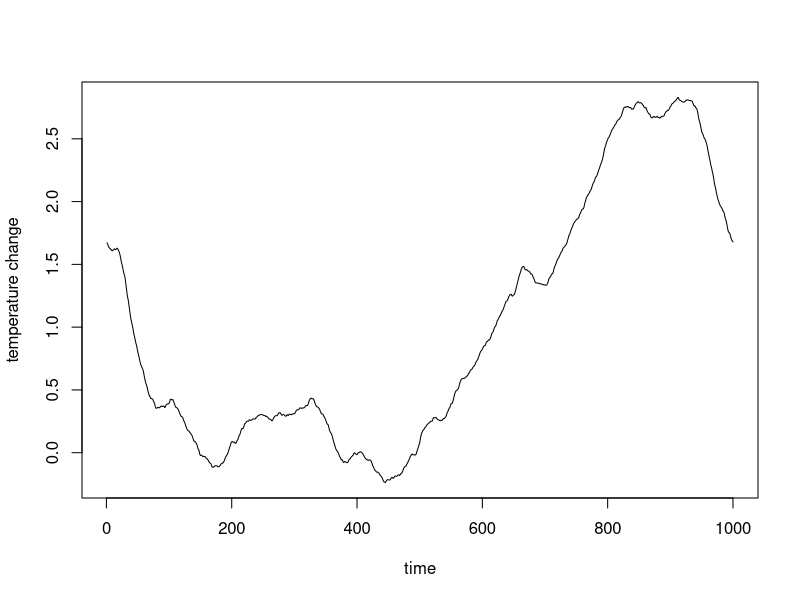
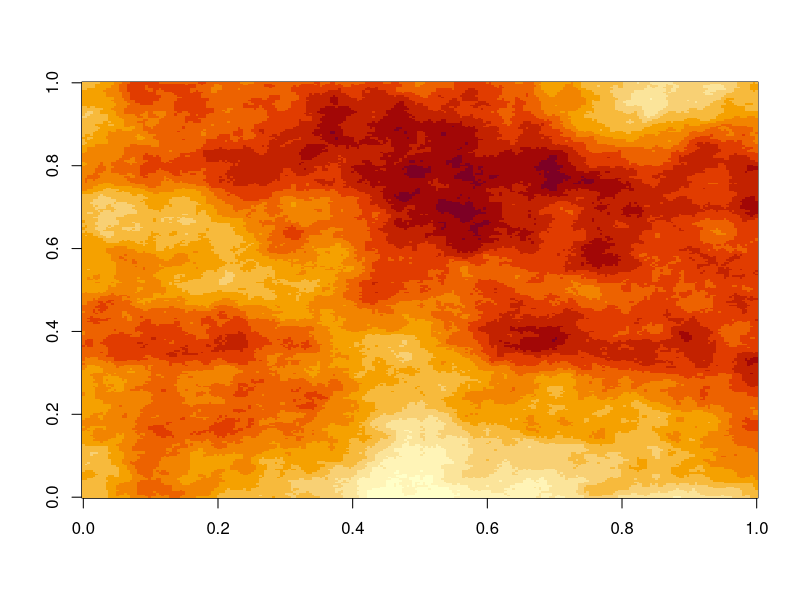
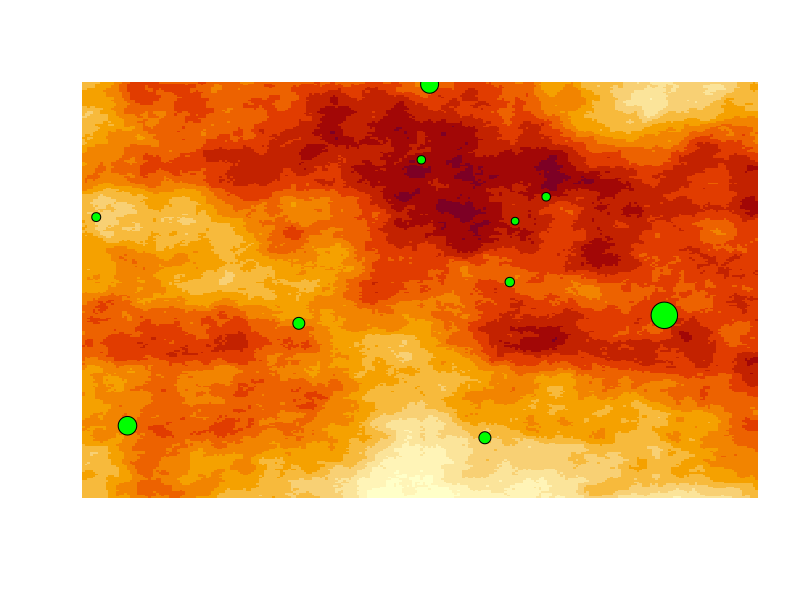
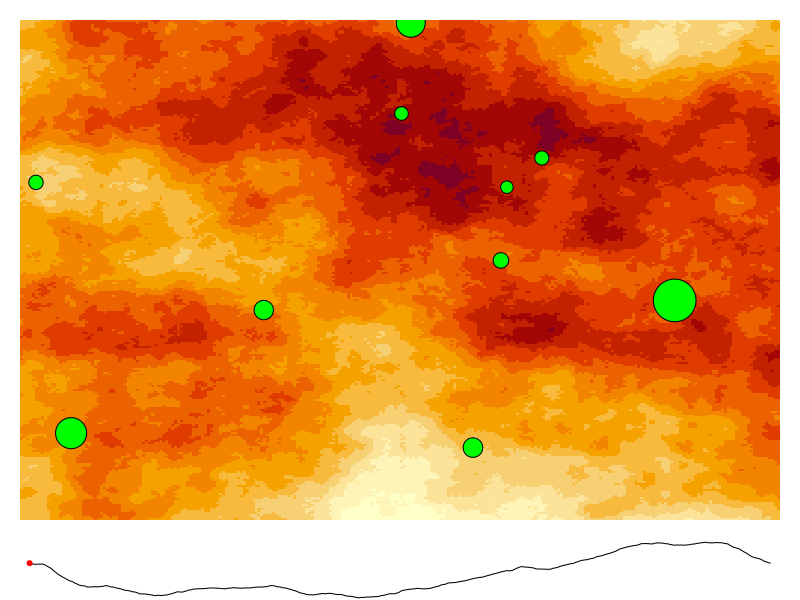
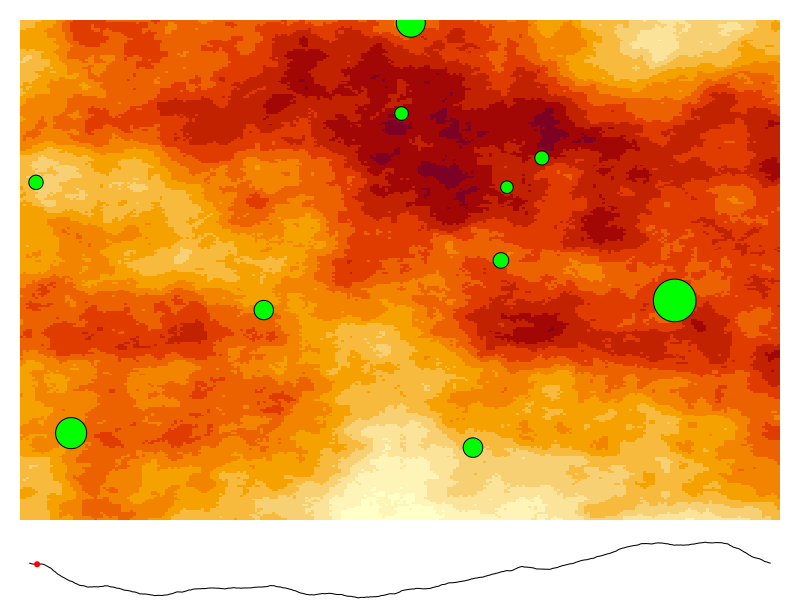
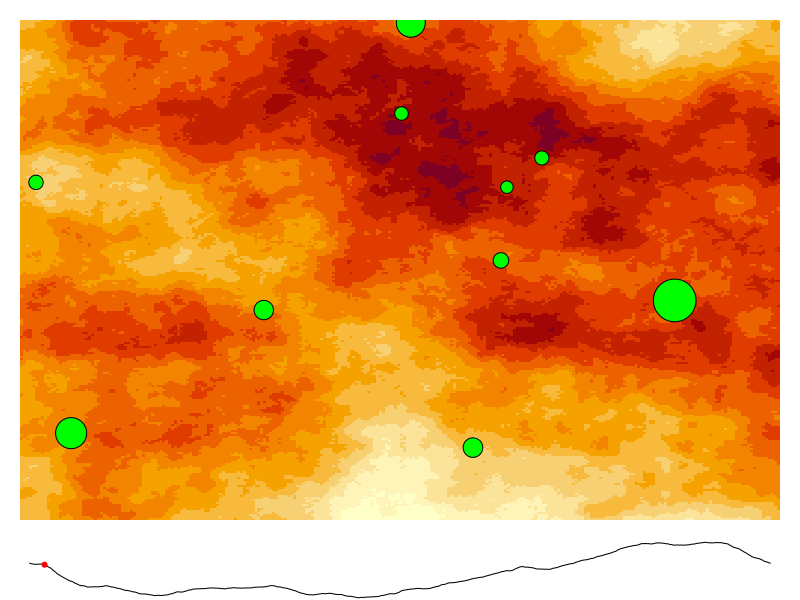
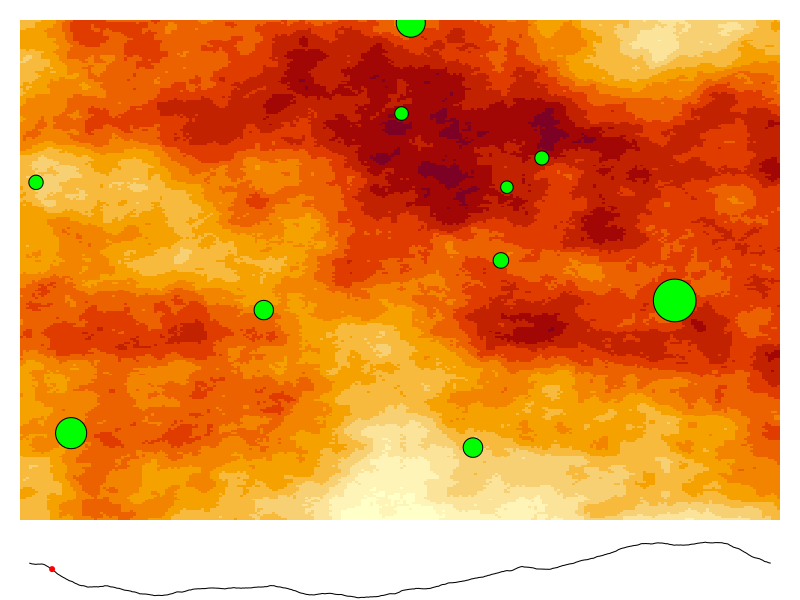
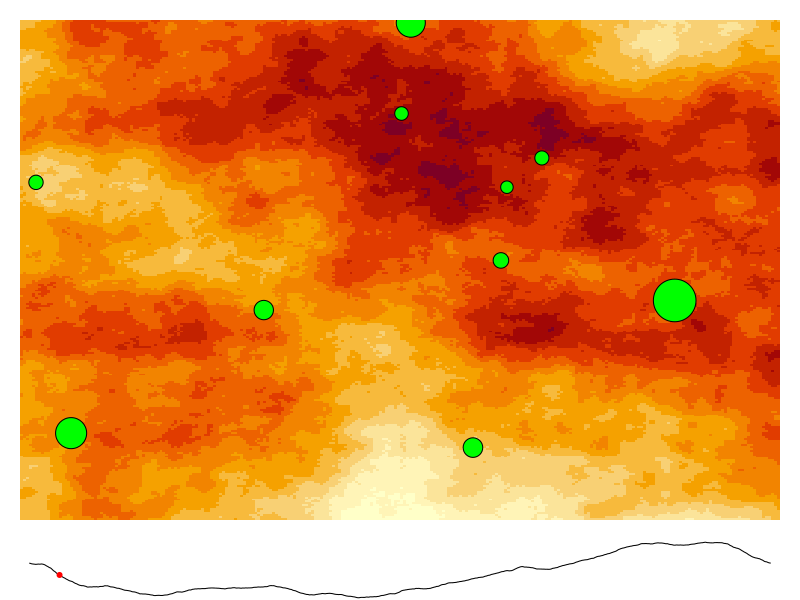

The R source for these figures, in order:
## ---- chunk 1

#' From tuneR package (implemented in the file Waveforms.R in tuneR source)
#'
#' Based on Timmer and Koening 1995: https://ui.adsabs.harvard.edu/abs/1995A\%26A...300..707T/abstract
#'
#' @param alpha: the slope of the power distribution (called omega in whitehead)
#' @param N: the length of the timeserie to generate
#' @export
TK95 <- function(N, alpha = 1){ 
    f <- seq(from=0, to=pi, length.out=(N/2+1))[-c(1,(N/2+1))] # Fourier frequencies
    f_ <- 1 / f^alpha # Power law
    RW <- sqrt(0.5*f_) * rnorm(N/2-1) # for the real part
    IW <- sqrt(0.5*f_) * rnorm(N/2-1) # for the imaginary part
    fR <- complex(real = c(rnorm(1), RW, rnorm(1), RW[(N/2-1):1]), 
                  imaginary = c(0, IW, 0, -IW[(N/2-1):1]), length.out=N)
     # Those complex numbers that are to be back transformed for Fourier Frequencies 0, 2pi/N, 2*2pi/N, ..., pi, ..., 2pi-1/N 
     # Choose in a way that frequencies are complex-conjugated and symmetric around pi 
     # 0 and pi do not need an imaginary part
    reihe <- fft(fR, inverse=TRUE) # go back into time domain
    return(Re(reihe)) # imaginary part is 0
}

#return spectrum of a timeserie
#' @export
getSpectrum <- function(x){
	N <- length(x)
    pw=8
	M <- 2^pw # zero-pad total length
    while(M<N){
        pw=pw+1
        M <- 2^pw
    }
	freq <- seq(0, 0.5, by = 1/M)
	x.zp <- c(x, rep(0, M-N))
	S.pgram <- (1/N)*abs(fft(x.zp)[1:(M/2+1)])^2
    S.pgram
}

#' Environment generator
#'
#' return a list of opitmum as a "1/f-noise" of N steps with sd = delta and the slope of it's spectrum decompoistion = -omega + possibility to increase the mean of the environment at a rate vt (in wich case the slop may not be -omega)
#'
#' @param omega the slope of the power distribution (called omega in whitehead)
#' @param delta the standard deviation of the global environmental fluctuation 
#' @param N the length of the timeserie to generate
#' @param vt if not NULL, the  mean of the optimum increase at a rate vt  
#' @return a list of N optima theta
#' @export
environment <- function(N,omega,delta,vt=NULL){
    ts=TK95(N,omega)
    ts=delta*ts/sd(ts)
    if(!is.null(vt))ts = ts + vt*1:N
    return(ts)
}

# white noise
#' @export
gauss <- function(N,mean,delta,v){
    sapply(1:N,function(t)rnorm(1,mean*v,delta))
}


## ---- chunk 2
tstep=1000
faketemp=environment(tstep,omega=3,delta=1)+1
plot(faketemp,type="l",ylab="temperature change",xlab="time")   
## ---- chunk 3
perlin_noise <- function( 
  n = 5,   m = 7,    # Size of the grid for the vector field
  N = 100, M = 100   # Dimension of the image
) {
  # For each point on this n*m grid, choose a unit 1 vector
  vector_field <- apply(
    array( rnorm( 2 * n * m ), dim = c(2,n,m) ),
    2:3,
    function(u) u / sqrt(sum(u^2))
  )
  f <- function(x,y) {
    # Find the grid cell in which the point (x,y) is
    i <- floor(x)
    j <- floor(y)
    stopifnot( i >= 1 || j >= 1 || i < n || j < m )
    # The 4 vectors, from the vector field, at the vertices of the square
    v1 <- vector_field[,i,j]
    v2 <- vector_field[,i+1,j]
    v3 <- vector_field[,i,j+1]
    v4 <- vector_field[,i+1,j+1]
    # Vectors from the point to the vertices
    u1 <- c(x,y) - c(i,j)
    u2 <- c(x,y) - c(i+1,j)
    u3 <- c(x,y) - c(i,j+1)
    u4 <- c(x,y) - c(i+1,j+1)
    # Scalar products
    a1 <- sum( v1 * u1 )
    a2 <- sum( v2 * u2 )
    a3 <- sum( v3 * u3 )
    a4 <- sum( v4 * u4 )
    # Weighted average of the scalar products
    s <- function(p) 3 * p^2 - 2 * p^3
    p <- s( x - i )
    q <- s( y - j )
    b1 <- (1-p)*a1 + p*a2
    b2 <- (1-p)*a3 + p*a4
    (1-q) * b1 + q * b2
  }
  xs <- seq(from = 1, to = n, length = N+1)[-(N+1)]
  ys <- seq(from = 1, to = m, length = M+1)[-(M+1)]
  outer( xs, ys, Vectorize(f) )
}


a <- .6
k <- 8
m <- perlin_noise(2,2,2^k,2^k)
for( i in 2:k )
  m <- m + a^i * perlin_noise(2^i,2^i,2^k,2^k)
image(m)
## ---- chunk 4
n=10
lat=runif(n)
lon=runif(n)
size=rexp(n)
image(m,axes=F)
points(lon,lat,bg="green",pch=21,cex=size+1)

## ---- chunk 5
for(i in seq(1,tstep,length.out=100)){
	layout(matrix(1:2,nrow=2,ncol=1),heights=c(.9,.1))
par(mar=c(1,1,1,1))
	image(m,ann=F,axes=F)
	nsize=size*faketemp[i]+size
	points(lon,lat,bg="green",pch=21,cex=(size+1)*faketemp)
par(mar=c(0,0,0,0))
	plot(faketemp,type="l",ann=F,axes=F)
	points(i,faketemp[i],col="red",pch=20)
}
